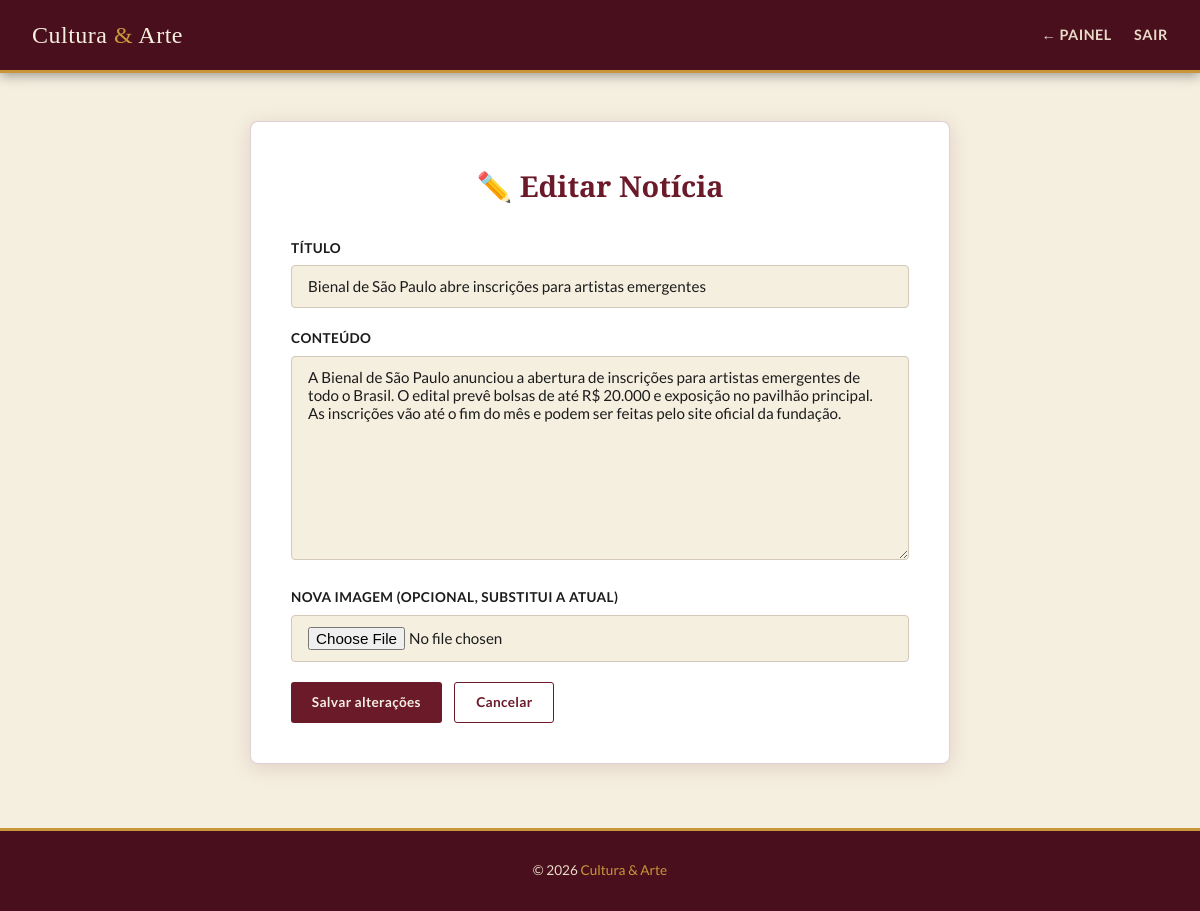
The app's page /editar_noticia.php?id=1 (signed in) with its own data.
### tables this page shows
CREATE TABLE IF NOT EXISTS noticias (
  id        INT AUTO_INCREMENT PRIMARY KEY,
  titulo    VARCHAR(255) NOT NULL,
  noticia   TEXT         NOT NULL,
  data      DATETIME     DEFAULT CURRENT_TIMESTAMP,
  autor     INT          NOT NULL,
  imagem    VARCHAR(255) DEFAULT NULL,
  CONSTRAINT fk_autor FOREIGN KEY (autor) REFERENCES usuarios(id)
    ON DELETE CASCADE ON UPDATE CASCADE
);

### funcoes.php (called while the page is built, shortened)
<?php
function limpar(string $str): string {
    return htmlspecialchars(trim($str), ENT_QUOTES, 'UTF-8');
}

### editar_noticia.php (the view, shortened to what this page needs)
<?php
require_once 'conexao.php';
$user = usuarioLogado();
$id   = filter_input(INPUT_GET, 'id', FILTER_VALIDATE_INT)
      ?: filter_input(INPUT_POST, 'id', FILTER_VALIDATE_INT);
$stmt = $pdo->prepare("SELECT * FROM noticias WHERE id = ? AND autor = ?");
$stmt->execute([$id, $user['id']]);
$n = $stmt->fetch();
?>
<!DOCTYPE html>
<html lang="pt-BR">
<head>
    <link rel="stylesheet" href="css/style.css">
</head>
<body>
<header>
    <div class="header-inner">
        <a href="index.php" class="logo">Cultura <span>&amp;</span> Arte</a>
        <nav>
            <a href="dashboard.php">← Painel</a>
            <a href="logout.php">Sair</a>
        </nav>
    </div>
</header>
<main>
    <div class="form-box" style="max-width:700px">
        <h2>✏️ Editar Notícia</h2>
        <form method="POST" enctype="multipart/form-data">
            <div class="form-group">
                <label for="titulo">Título</label>
                <input type="text" id="titulo" name="titulo"
                       value="<?= limpar($n['titulo']) ?>" required>
            </div>
            <div class="form-group">
                <label for="noticia">Conteúdo</label>
                <textarea id="noticia" name="noticia" rows="10" required><?= limpar($n['noticia']) ?></textarea>
            </div>
            <div class="form-group">
                <label for="imagem">Nova imagem (opcional, substitui a atual)</label>
                <input type="file" id="imagem" name="imagem" accept="image/*">
            </div>
            <div style="display:flex;gap:.8rem;flex-wrap:wrap;margin-top:.5rem">
                <button type="submit" class="btn btn-primary">Salvar alterações</button>
                <a href="dashboard.php" class="btn btn-secondary">Cancelar</a>
            </div>
        </form>
    </div>
</main>
<footer>
    <p>&copy; <?= date('Y') ?> <span>Cultura &amp; Arte</span></p>
</footer>
</body>
</html>

### css/style.css (style rules this page uses)
:root { --vinho: #6B1A2A; --vinho-escuro: #4A0F1C; --dourado: #C9973A; --creme: #F5EFE0; --creme-escuro: #E8DCC8; --carvao: #1C1C1C; --cinza: #7A7A7A; --branco: #FFFFFF; --sombra: 0 4px 20px rgba(107,26,42,.15); --borda: 1px solid rgba(107,26,42,.2); }
*, *::before, *::after { box-sizing: border-box; margin: 0; padding: 0; }
body { font-family: 'Lato', sans-serif; background: var(--creme); color: var(--carvao); line-height: 1.7; min-height: 100vh; }
a { color: inherit; text-decoration: none; }
header { background: var(--vinho-escuro); border-bottom: 3px solid var(--dourado); padding: 0 2rem; position: sticky; top: 0; z-index: 100; box-shadow: 0 2px 12px rgba(0,0,0,.4); }
.header-inner { max-width: 1200px; margin: 0 auto; display: flex; align-items: center; justify-content: space-between; gap: 1rem; height: 70px; }
.logo { font-family: 'Playfair Display', serif; font-size: 1.5rem; color: var(--creme); letter-spacing: .5px; }
.logo span { color: var(--dourado); }
nav { display: flex; align-items: center; gap: 1.4rem; flex-wrap: wrap; }
nav a { color: var(--creme-escuro); font-size: .9rem; font-weight: 700; letter-spacing: .5px; text-transform: uppercase; transition: color .2s; }
.btn { display: inline-block; padding: .5rem 1.3rem; border-radius: 3px; font-size: .85rem; font-weight: 700; cursor: pointer; border: none; transition: background .2s, transform .15s; font-family: 'Lato', sans-serif; letter-spacing: .3px; }
.btn-primary { background: var(--vinho); color: var(--creme); }
.btn-secondary { background: transparent; color: var(--vinho); border: 1.5px solid var(--vinho); }
.form-box { background: var(--branco); border: var(--borda); border-radius: 8px; padding: 2.5rem; max-width: 520px; margin: 3rem auto; box-shadow: var(--sombra); }
.form-box h2 { font-family: 'Playfair Display', serif; font-size: 1.8rem; color: var(--vinho); margin-bottom: 1.6rem; text-align: center; }
.form-group { margin-bottom: 1.2rem; }
label { display: block; font-size: .85rem; font-weight: 700; color: var(--carvao); margin-bottom: .35rem; text-transform: uppercase; letter-spacing: .4px; }
input[type=text], input[type=email], input[type=password], textarea, input[type=file] { width: 100%; padding: .7rem 1rem; border: 1.5px solid #d4c9b8; border-radius: 4px; font-family: 'Lato', sans-serif; font-size: .95rem; background: var(--creme); color: var(--carvao); transition: border-color .2s, box-shadow .2s; outline: none; }
textarea { resize: vertical; min-height: 180px; }
footer { background: var(--vinho-escuro); color: var(--creme-escuro); text-align: center; padding: 1.8rem 1rem; margin-top: 4rem; font-size: .85rem; border-top: 3px solid var(--dourado); }
footer span { color: var(--dourado); }

### records on screen
noticias: titulo "Bienal de São Paulo abre inscrições para artistas emergentes", noticia "A Bienal de São Paulo anunciou a abertura de inscrições para artistas emergentes de todo o Brasil. O edital prevê bolsas de até R$ 20.000 e exposição no pavilhão principal. As inscrições vão até o fim do mês e podem ser feitas pelo site oficial da fundação."
